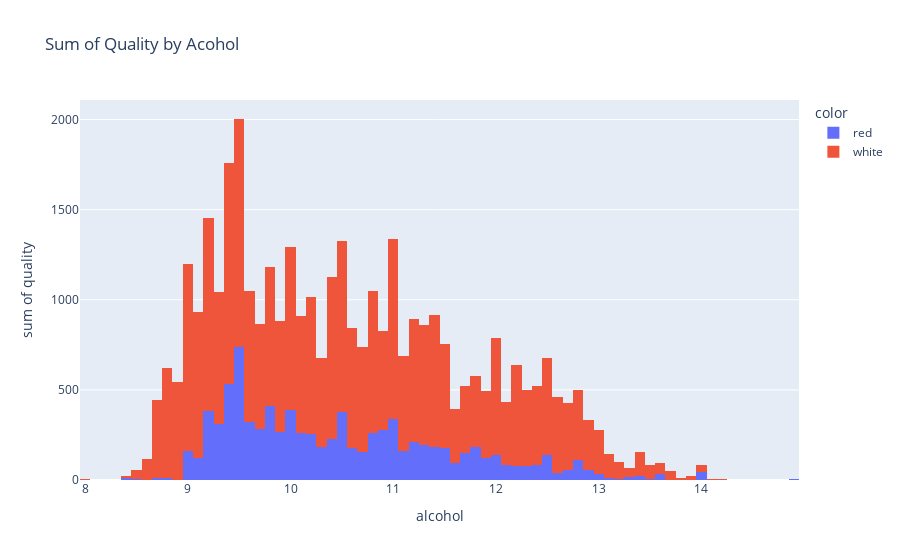

Notebook code cell kept with this figure:
### Code cell
px.histogram(data_frame=wine_quality_data,x='alcohol',y='quality',title='Sum of Quality by Acohol',color='color')

### Figure 1 — Plotly figure (JSON) as saved in the notebook; plotly's stock layout.template omitted (floating-point values rounded to 4 significant figures; data arrays with more than 128 entries replaced by an {"elided": "..."} marker saying what was removed)
{"data": [{"alignmentgroup": "True", "bingroup": "x", "histfunc": "sum", "hovertemplate": "color=red<br>alcohol=%{x}<br>sum of quality=%{y}<extra></extra>", "legendgroup": "red", "marker": {"color": "#636efa", "pattern": {"shape": ""}}, "name": "red", "offsetgroup": "red", "orientation": "v", "showlegend": true, "type": "histogram", "x": {"elided": "1599 float values"}, "xaxis": "x", "y": {"elided": "1599 int values"}, "yaxis": "y"}, {"alignmentgroup": "True", "bingroup": "x", "histfunc": "sum", "hovertemplate": "color=white<br>alcohol=%{x}<br>sum of quality=%{y}<extra></extra>", "legendgroup": "white", "marker": {"color": "#EF553B", "pattern": {"shape": ""}}, "name": "white", "offsetgroup": "white", "orientation": "v", "showlegend": true, "type": "histogram", "x": {"elided": "4898 float values"}, "xaxis": "x", "y": {"elided": "4898 int values"}, "yaxis": "y"}], "layout": {"barmode": "relative", "legend": {"title": {"text": "color"}, "tracegroupgap": 0}, "title": {"text": "Sum of Quality by Acohol"}, "xaxis": {"anchor": "y", "domain": [0, 1], "title": {"text": "alcohol"}}, "yaxis": {"anchor": "x", "domain": [0, 1], "title": {"text": "sum of quality"}}}}
